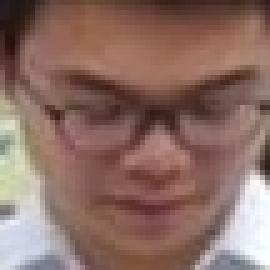
#> input picture 01_PCA/cropped_pics/Chen Jia Yan - Sad.jpg, 54 x 54 px (shown 5 times larger); its folder holds 4 pictures in this run
$ python main.py
#> lines starting #> are read from the running program, lines starting #| are printed output that depends on the picture
import math
import numpy as np
import cv2
import os
from matplotlib import pyplot as plt

# Sets the resolution of the image
resolution = 200
total_pixels = resolution ** 2

# The folder name for the training data
path = "cropped_pics"

# Gets all the images by their name in the folder
labels = os.listdir(path)

# A list containing all the faces
face_vector = []

# For each face, reshape it into a vector and append it to the list
for label in labels:
    face_image = cv2.imread(os.path.join(path, label), cv2.IMREAD_GRAYSCALE)
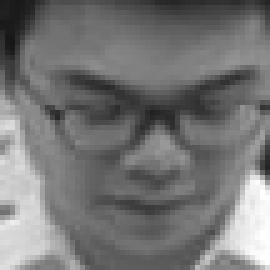
#> face_image: shape (54, 54) (shown 5 times larger); min 23, max 255, mean 117.1
    face_image = cv2.resize(face_image, (resolution, resolution))
#> face_image: shape (200, 200)
    face_image = face_image.reshape(total_pixels,)
    face_vector.append(face_image)
#> pass 2 of the loop `for label in labels:`:
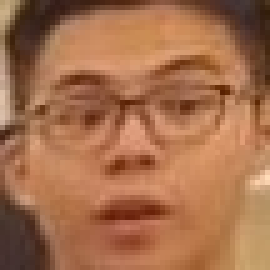
#> input picture 01_PCA/cropped_pics/Chen Jia Yan - Surprised.jpg, 54 x 54 px (shown 5 times larger)
#> `face_image = cv2.imread(os.path.join(path, label), cv2.IMREAD_GRAYSCALE)`:
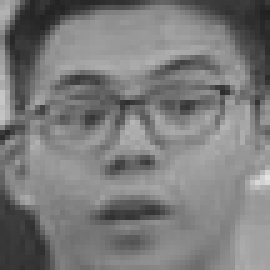
#> face_image: shape (54, 54) (shown 5 times larger); min 33, max 227, mean 122.8
#> pass 3 of the loop `for label in labels:`:
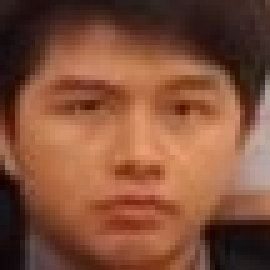
#> input picture 01_PCA/cropped_pics/Jaymeson Yong - Angry.jpg, 54 x 54 px (shown 5 times larger)
#> `face_image = cv2.imread(os.path.join(path, label), cv2.IMREAD_GRAYSCALE)`:
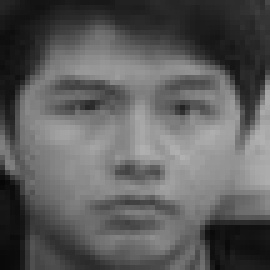
#> face_image: shape (54, 54) (shown 5 times larger); min 6, max 177, mean 92.6
#> the loop made 4 passes; the first 3 are shown

face_vector = np.asarray(face_vector)
face_vector = face_vector.transpose()

# Calculate the average face
avg_face_vector = face_vector.mean(axis=1)

# Show the picture of the average face
plt.title("Average face")
plt.imshow(avg_face_vector.reshape(resolution, resolution), cmap="gray")
plt.show()
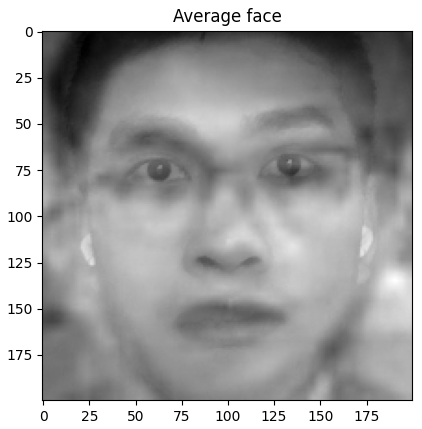
#> figure drawn by matplotlib, 1 panel

# Reshape the average face into a vector
avg_face_vector = avg_face_vector.reshape(face_vector.shape[0], 1)

# Normalize each face in the face array by subtracting it from the average face
normalized_face_vector = face_vector - avg_face_vector

# Calculate the covariance matrix and the eigenvalues
covariance_matrix = np.cov(np.transpose(normalized_face_vector))
eigen_values, eigen_vectors = np.linalg.eig(covariance_matrix)

# Keep the k largest eigenvectors, and generate k eigenfaces
k = 10
k_eigen_vectors = eigen_vectors[0:k, :]
eigen_faces = k_eigen_vectors.dot(np.transpose(normalized_face_vector))
weights = np.transpose(normalized_face_vector).dot(np.transpose(eigen_faces))

fig, axes = plt.subplots(math.floor(math.sqrt(len(eigen_faces))), math.floor(math.sqrt(len(eigen_faces)) + 1))
fig.suptitle("Eigenfaces decomposition")
index = 0
for i in range(len(axes)):
    for j in range(len(axes[i])):
        if index == len(eigen_faces) - 1:
            break
        pic = eigen_faces[index]
        pic = pic.reshape(resolution, resolution)
        axes[i][j].imshow(pic, cmap="gray")
        index += 1
plt.show()
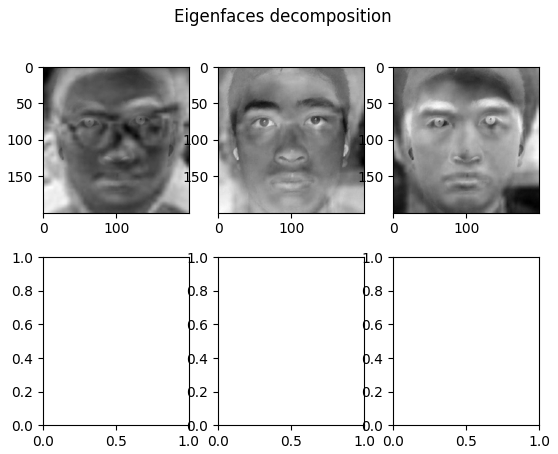
#> figure drawn by matplotlib, 3 panels

# The name of the test image
test_add = "testing" + ".jpg"
test_img = cv2.imread(test_add)
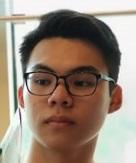
#> input picture 01_PCA/testing.jpg, 136 x 163 px
#> test_img is the input picture: shape (163, 136, 3); mean B, G, R 125.2, 139, 155.1

# Load and resize the test image
test_img = cv2.cvtColor(test_img, cv2.COLOR_RGB2GRAY)
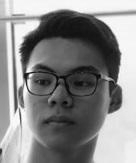
#> test_img: shape (163, 136); min 1, max 255, mean 136.7
test_img = cv2.resize(test_img, (resolution, resolution))
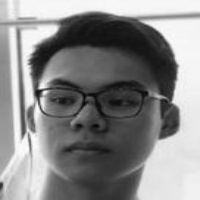
#> test_img: shape (200, 200); min 6, max 254, mean 136.6
plt.title("Test face")
plt.imshow(test_img, cmap="gray")
plt.show()

# Reshape, rescale and normalize the test image
test_img = test_img.reshape(total_pixels, 1)
test_normalized_face_vector = test_img - avg_face_vector
test_weight = np.transpose(test_normalized_face_vector).dot(np.transpose(eigen_faces))
print(test_weight.shape)
#| (1, 4)

# Find the index inside the train data that best matches the test data, and print the index
index =  np.argmin(np.linalg.norm(test_weight - weights, axis=1))
distance = np.linalg.norm(test_weight - weights, axis=1)
distance = distance / np.sum(distance)
print(np.around(distance, 3))
print(index, labels[index], np.round(distance[index], 3))
